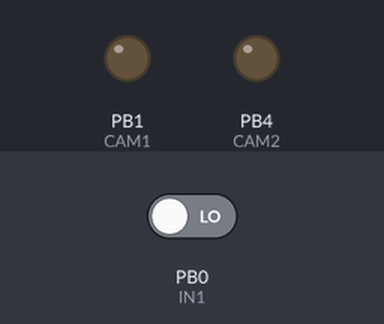
Recording of a sketch running on a simulated ATtiny85, built with avr-gcc and run on an emulated ATtiny85. Shown: output pins drawn as LEDs (lit = HIGH). The test bench sets the inputs (shaded band); at power-on: PB0 (IN1) LOW.

Above: at 0.1 s.
At 1.1 s:
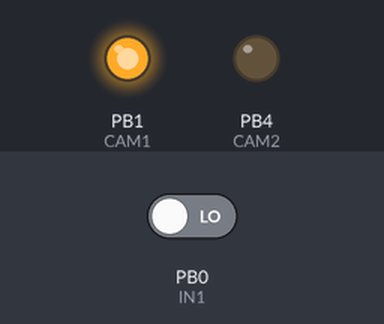
Timing chart, 0 to 2.6 s (numbered marks = the images above):
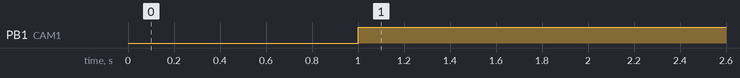

Measured:
- by itself, PB1 (CAM1): LOW → HIGH at 1.0 s

The sketch:

FPV_Switch_By_RC_INPUT.ino
```cpp
// DroneMesh FPV Camera Switch Sketch
// Normal Operation Sketch with RC controller switch as input to choose camera

int IN1 = 0;  // PWM Signal 1000 to 2000
int CAM1 = 1; // Camera 1 ATTINY85 Pin
int CAM2 = 4;  // Camera 2 ATTINY85 Pin
int duration; // Duration of the pulse

void setup()
{

  pinMode(IN1, INPUT); // PWM input pin
  pinMode(CAM1, OUTPUT); // CAM1 Enable Pin
  pinMode(CAM2, OUTPUT);  // CAM2 Enable Pin
}


void loop()
{
  duration = pulseIn(IN1, HIGH);

   // If Signal is Above 1500 Use Camnera 2 Input
  if (duration > 1500)
    {
      digitalWrite(CAM1, LOW);  // Turn Cam 1 Off
      digitalWrite(CAM2, HIGH); // Turn Cam 2 On
    }

   // If Signal is Under 1500 Use Camnera 1 Input
   if (duration < 1500)
    {
      digitalWrite(CAM2, LOW); // Turn Cam 2 Off
      digitalWrite(CAM1, HIGH);  // Turn Cam 1 On
    }

 }
```
